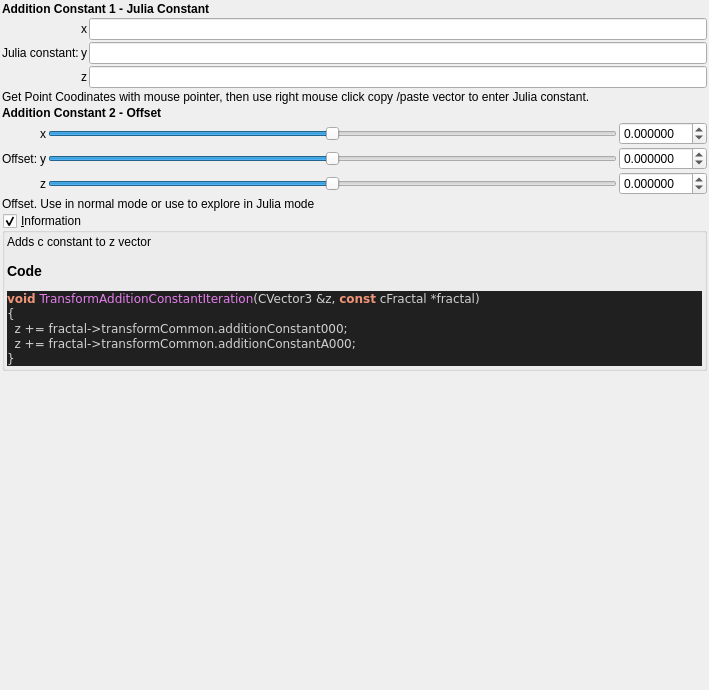
<?xml version="1.0" encoding="UTF-8"?>
<ui version="4.0">
 <class>transf_addition_constant</class>
 <widget class="QWidget" name="Form">
  <property name="geometry">
   <rect>
    <x>0</x>
    <y>0</y>
    <width>709</width>
    <height>690</height>
   </rect>
  </property>
  <property name="windowTitle">
   <string notr="true">transf_addition_constant</string>
  </property>
  <layout class="QVBoxLayout" name="verticalLayout">
   <property name="spacing">
    <number>2</number>
   </property>
   <property name="leftMargin">
    <number>2</number>
   </property>
   <property name="topMargin">
    <number>2</number>
   </property>
   <property name="rightMargin">
    <number>2</number>
   </property>
   <property name="bottomMargin">
    <number>2</number>
   </property>
   <item>
    <widget class="QLabel" name="label_258">
     <property name="font">
      <font>
       <weight>75</weight>
       <bold>true</bold>
      </font>
     </property>
     <property name="text">
      <string>Addition Constant 1 - Julia Constant</string>
     </property>
    </widget>
   </item>
   <item>
    <layout class="QGridLayout" name="gridLayout_64">
     <property name="spacing">
      <number>2</number>
     </property>
     <item row="4" column="3">
      <widget class="MyLineEdit" name="vect3_transf_addition_constant_z">
       <property name="sizePolicy">
        <sizepolicy hsizetype="Expanding" vsizetype="Maximum">
         <horstretch>0</horstretch>
         <verstretch>0</verstretch>
        </sizepolicy>
       </property>
      </widget>
     </item>
     <item row="2" column="2">
      <widget class="QLabel" name="label_117">
       <property name="text">
        <string notr="true">x</string>
       </property>
      </widget>
     </item>
     <item row="3" column="2">
      <widget class="QLabel" name="label_116">
       <property name="text">
        <string notr="true">y</string>
       </property>
      </widget>
     </item>
     <item row="3" column="3">
      <widget class="MyLineEdit" name="vect3_transf_addition_constant_y">
       <property name="sizePolicy">
        <sizepolicy hsizetype="Expanding" vsizetype="Maximum">
         <horstretch>0</horstretch>
         <verstretch>0</verstretch>
        </sizepolicy>
       </property>
      </widget>
     </item>
     <item row="2" column="3">
      <widget class="MyLineEdit" name="vect3_transf_addition_constant_x">
       <property name="sizePolicy">
        <sizepolicy hsizetype="Expanding" vsizetype="Maximum">
         <horstretch>0</horstretch>
         <verstretch>0</verstretch>
        </sizepolicy>
       </property>
      </widget>
     </item>
     <item row="3" column="1">
      <widget class="QLabel" name="label_256">
       <property name="text">
        <string>Julia constant:</string>
       </property>
      </widget>
     </item>
     <item row="4" column="2">
      <widget class="QLabel" name="label_118">
       <property name="text">
        <string notr="true">z</string>
       </property>
      </widget>
     </item>
    </layout>
   </item>
   <item>
    <widget class="QLabel" name="label">
     <property name="text">
      <string>Get Point Coodinates with mouse pointer, then use right mouse click copy /paste vector to enter Julia constant.</string>
     </property>
     <property name="wordWrap">
      <bool>true</bool>
     </property>
    </widget>
   </item>
   <item>
    <widget class="QLabel" name="label_257">
     <property name="font">
      <font>
       <weight>75</weight>
       <bold>true</bold>
      </font>
     </property>
     <property name="text">
      <string>Addition Constant 2 - Offset</string>
     </property>
    </widget>
   </item>
   <item>
    <layout class="QGridLayout" name="gridLayout_63">
     <property name="spacing">
      <number>2</number>
     </property>
     <item row="4" column="3">
      <widget class="QSlider" name="slider3_transf_addition_constantA_000_z">
       <property name="sizePolicy">
        <sizepolicy hsizetype="Expanding" vsizetype="Maximum">
         <horstretch>0</horstretch>
         <verstretch>0</verstretch>
        </sizepolicy>
       </property>
       <property name="minimum">
        <number>-5000000</number>
       </property>
       <property name="maximum">
        <number>5000000</number>
       </property>
       <property name="singleStep">
        <number>1</number>
       </property>
       <property name="orientation">
        <enum>Qt::Horizontal</enum>
       </property>
      </widget>
     </item>
     <item row="4" column="4">
      <widget class="MyDoubleSpinBox" name="spinbox3_transf_addition_constantA_000_z">
       <property name="sizePolicy">
        <sizepolicy hsizetype="Minimum" vsizetype="Maximum">
         <horstretch>0</horstretch>
         <verstretch>0</verstretch>
        </sizepolicy>
       </property>
       <property name="prefix">
        <string/>
       </property>
       <property name="suffix">
        <string/>
       </property>
       <property name="decimals">
        <number>6</number>
       </property>
       <property name="minimum">
        <double>-99.989999999999995</double>
       </property>
       <property name="maximum">
        <double>99.989999999999995</double>
       </property>
       <property name="singleStep">
        <double>0.100000000000000</double>
       </property>
      </widget>
     </item>
     <item row="3" column="1">
      <widget class="QLabel" name="label_255">
       <property name="text">
        <string>Offset:</string>
       </property>
      </widget>
     </item>
     <item row="3" column="3">
      <widget class="QSlider" name="slider3_transf_addition_constantA_000_y">
       <property name="sizePolicy">
        <sizepolicy hsizetype="Expanding" vsizetype="Maximum">
         <horstretch>0</horstretch>
         <verstretch>0</verstretch>
        </sizepolicy>
       </property>
       <property name="minimum">
        <number>-5000000</number>
       </property>
       <property name="maximum">
        <number>5000000</number>
       </property>
       <property name="singleStep">
        <number>1</number>
       </property>
       <property name="orientation">
        <enum>Qt::Horizontal</enum>
       </property>
      </widget>
     </item>
     <item row="3" column="2">
      <widget class="QLabel" name="label_113">
       <property name="text">
        <string notr="true">y</string>
       </property>
      </widget>
     </item>
     <item row="2" column="3">
      <widget class="QSlider" name="slider3_transf_addition_constantA_000_x">
       <property name="sizePolicy">
        <sizepolicy hsizetype="Preferred" vsizetype="Preferred">
         <horstretch>0</horstretch>
         <verstretch>0</verstretch>
        </sizepolicy>
       </property>
       <property name="minimum">
        <number>-5000000</number>
       </property>
       <property name="maximum">
        <number>5000000</number>
       </property>
       <property name="singleStep">
        <number>1</number>
       </property>
       <property name="orientation">
        <enum>Qt::Horizontal</enum>
       </property>
      </widget>
     </item>
     <item row="2" column="2">
      <widget class="QLabel" name="label_114">
       <property name="text">
        <string notr="true">x</string>
       </property>
      </widget>
     </item>
     <item row="4" column="2">
      <widget class="QLabel" name="label_115">
       <property name="text">
        <string notr="true">z</string>
       </property>
      </widget>
     </item>
     <item row="2" column="4">
      <widget class="MyDoubleSpinBox" name="spinbox3_transf_addition_constantA_000_x">
       <property name="sizePolicy">
        <sizepolicy hsizetype="Minimum" vsizetype="Maximum">
         <horstretch>0</horstretch>
         <verstretch>0</verstretch>
        </sizepolicy>
       </property>
       <property name="prefix">
        <string/>
       </property>
       <property name="suffix">
        <string/>
       </property>
       <property name="decimals">
        <number>6</number>
       </property>
       <property name="minimum">
        <double>-99.989999999999995</double>
       </property>
       <property name="maximum">
        <double>99.989999999999995</double>
       </property>
       <property name="singleStep">
        <double>0.100000000000000</double>
       </property>
      </widget>
     </item>
     <item row="3" column="4">
      <widget class="MyDoubleSpinBox" name="spinbox3_transf_addition_constantA_000_y">
       <property name="sizePolicy">
        <sizepolicy hsizetype="Minimum" vsizetype="Maximum">
         <horstretch>0</horstretch>
         <verstretch>0</verstretch>
        </sizepolicy>
       </property>
       <property name="prefix">
        <string/>
       </property>
       <property name="suffix">
        <string/>
       </property>
       <property name="decimals">
        <number>6</number>
       </property>
       <property name="minimum">
        <double>-99.989999999999995</double>
       </property>
       <property name="maximum">
        <double>99.989999999999995</double>
       </property>
       <property name="singleStep">
        <double>0.100000000000000</double>
       </property>
      </widget>
     </item>
    </layout>
   </item>
   <item>
    <widget class="QLabel" name="label_2">
     <property name="text">
      <string>Offset. Use in normal mode or use to explore in Julia mode</string>
     </property>
    </widget>
   </item>
   <item>
    <widget class="MyGroupBox" name="groupCheck_info">
     <property name="title">
      <string>&amp;Information</string>
     </property>
     <property name="flat">
      <bool>false</bool>
     </property>
     <property name="checkable">
      <bool>true</bool>
     </property>
     <layout class="QVBoxLayout" name="verticalLayout_2">
      <property name="spacing">
       <number>2</number>
      </property>
      <property name="leftMargin">
       <number>2</number>
      </property>
      <property name="topMargin">
       <number>2</number>
      </property>
      <property name="rightMargin">
       <number>2</number>
      </property>
      <property name="bottomMargin">
       <number>2</number>
      </property>
      <item>
       <widget class="QLabel" name="label_code_content">
        <property name="text">
         <string notr="true">&lt;p&gt;Adds c constant to z vector&lt;/p&gt;&lt;table&gt;
&lt;/table&gt;
&lt;h3&gt;Code&lt;/h3&gt;
&lt;body style=&quot;background-color:#202020&quot;&gt;
&lt;pre style=&quot;color:#d0d0d0; background-color:#202020;  font-family:'Courier New',monospace;&quot;&gt;&lt;span style=&quot;color:#f09479; font-weight:bold&quot;&gt;void&lt;/span&gt; &lt;span style=&quot;color:#e47eed&quot;&gt;TransformAdditionConstantIteration&lt;/span&gt;&lt;span style=&quot;color:#d0d0d0&quot;&gt;(&lt;/span&gt;CVector3 &lt;span style=&quot;color:#d0d0d0&quot;&gt;&amp;amp;&lt;/span&gt;z&lt;span style=&quot;color:#d0d0d0&quot;&gt;,&lt;/span&gt; &lt;span style=&quot;color:#f09479; font-weight:bold&quot;&gt;const&lt;/span&gt; cFractal &lt;span style=&quot;color:#d0d0d0&quot;&gt;*&lt;/span&gt;fractal&lt;span style=&quot;color:#d0d0d0&quot;&gt;)&lt;/span&gt;
&lt;span style=&quot;color:#d0d0d0&quot;&gt;{&lt;/span&gt;
  z &lt;span style=&quot;color:#d0d0d0&quot;&gt;+=&lt;/span&gt; fractal&lt;span style=&quot;color:#d0d0d0&quot;&gt;-&amp;gt;&lt;/span&gt;transformCommon&lt;span style=&quot;color:#d0d0d0&quot;&gt;.&lt;/span&gt;additionConstant000&lt;span style=&quot;color:#d0d0d0&quot;&gt;;&lt;/span&gt;
  z &lt;span style=&quot;color:#d0d0d0&quot;&gt;+=&lt;/span&gt; fractal&lt;span style=&quot;color:#d0d0d0&quot;&gt;-&amp;gt;&lt;/span&gt;transformCommon&lt;span style=&quot;color:#d0d0d0&quot;&gt;.&lt;/span&gt;additionConstantA000&lt;span style=&quot;color:#d0d0d0&quot;&gt;;&lt;/span&gt;
&lt;span style=&quot;color:#d0d0d0&quot;&gt;}&lt;/span&gt;
&lt;/pre&gt;
&lt;/body&gt;</string>
        </property>
        <property name="wordWrap">
         <bool>true</bool>
        </property>
        <property name="openExternalLinks">
         <bool>true</bool>
        </property>
        <property name="textInteractionFlags">
         <set>Qt::LinksAccessibleByMouse|Qt::TextSelectableByMouse</set>
        </property>
       </widget>
      </item>
     </layout>
    </widget>
   </item>
   <item>
    <spacer name="verticalSpacer">
     <property name="orientation">
      <enum>Qt::Vertical</enum>
     </property>
     <property name="sizeHint" stdset="0">
      <size>
       <width>20</width>
       <height>40</height>
      </size>
     </property>
    </spacer>
   </item>
  </layout>
 </widget>
 <customwidgets>
  <customwidget>
   <class>MyDoubleSpinBox</class>
   <extends>QDoubleSpinBox</extends>
   <header>my_double_spin_box.h</header>
  </customwidget>
  <customwidget>
   <class>MyGroupBox</class>
   <extends>QGroupBox</extends>
   <header>my_group_box.h</header>
   <container>1</container>
  </customwidget>
  <customwidget>
   <class>MyLineEdit</class>
   <extends>QLineEdit</extends>
   <header>my_line_edit.h</header>
  </customwidget>
 </customwidgets>
 <tabstops>
  <tabstop>vect3_transf_addition_constant_x</tabstop>
  <tabstop>vect3_transf_addition_constant_y</tabstop>
  <tabstop>vect3_transf_addition_constant_z</tabstop>
  <tabstop>slider3_transf_addition_constantA_000_x</tabstop>
  <tabstop>spinbox3_transf_addition_constantA_000_x</tabstop>
  <tabstop>slider3_transf_addition_constantA_000_y</tabstop>
  <tabstop>spinbox3_transf_addition_constantA_000_y</tabstop>
  <tabstop>slider3_transf_addition_constantA_000_z</tabstop>
  <tabstop>spinbox3_transf_addition_constantA_000_z</tabstop>
  <tabstop>groupCheck_info</tabstop>
 </tabstops>
 <resources/>
 <connections/>
</ui>
